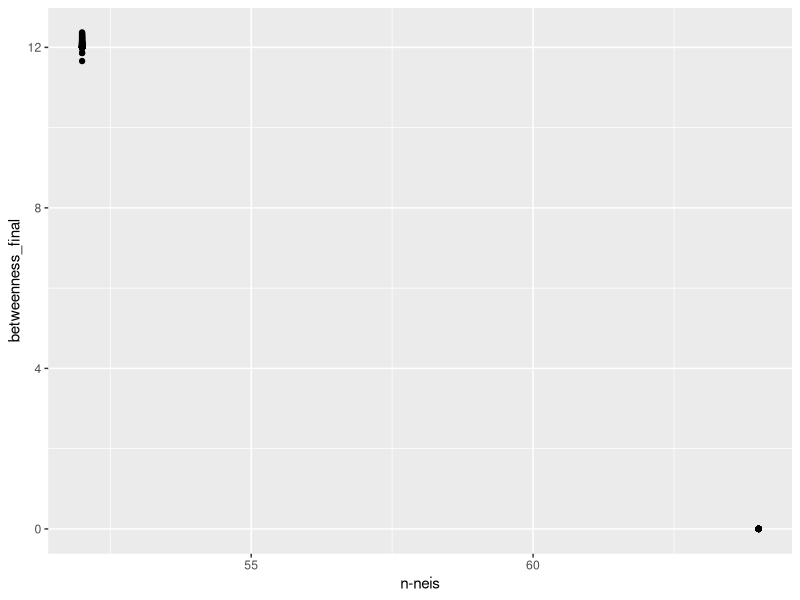
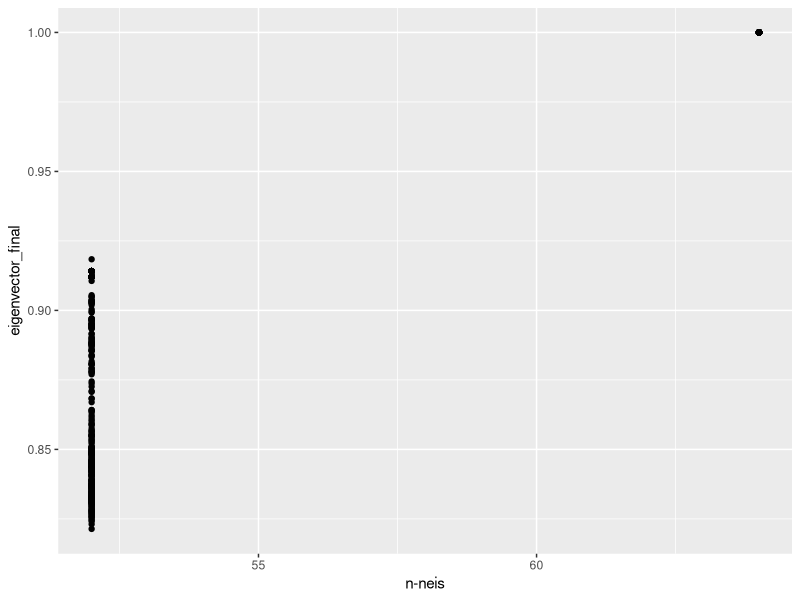
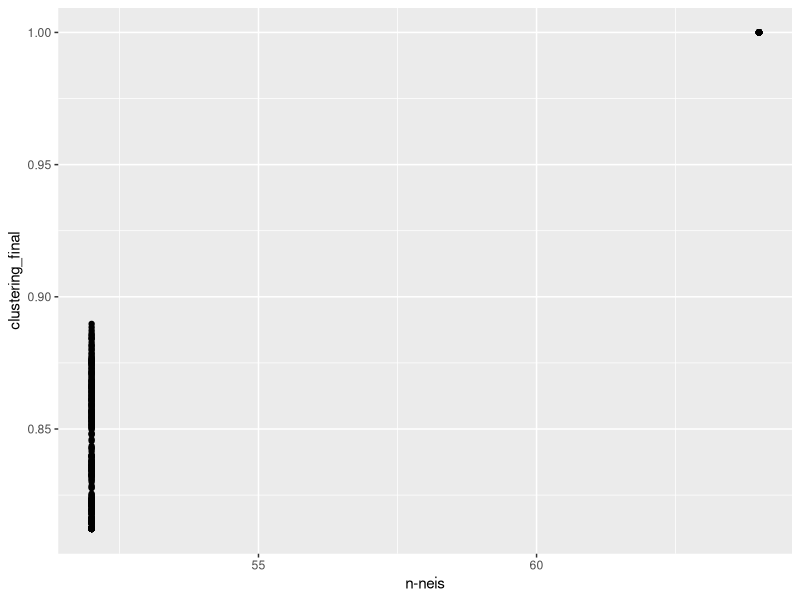
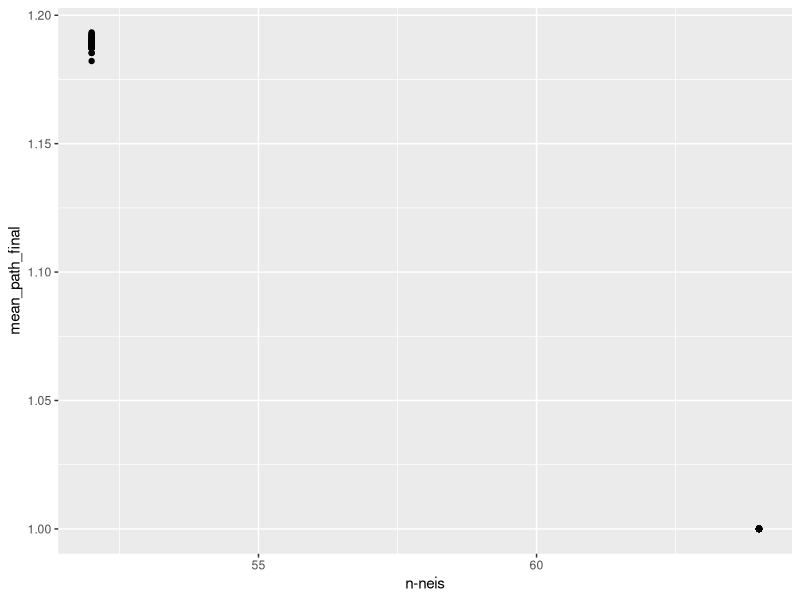
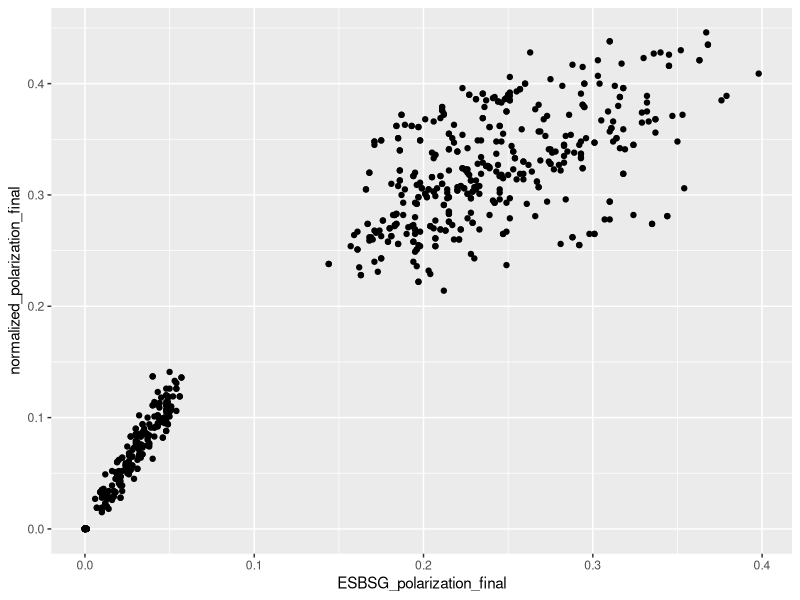
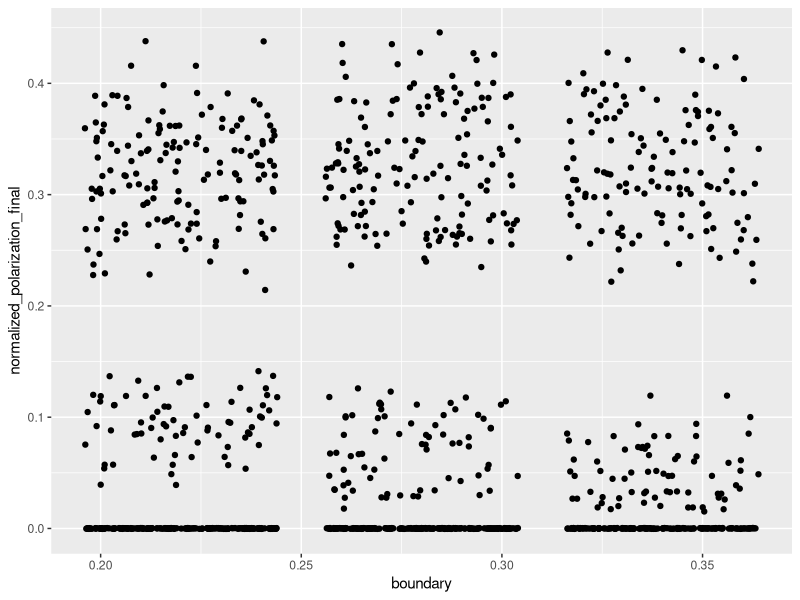
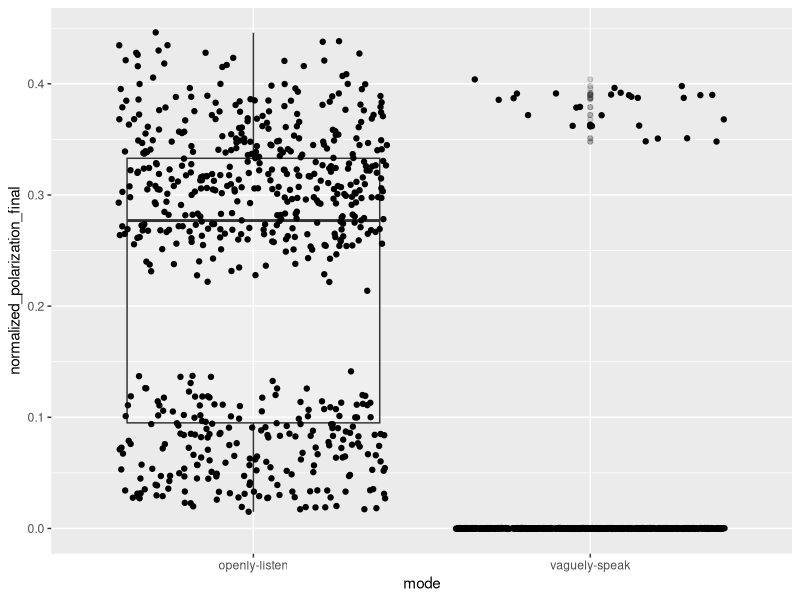
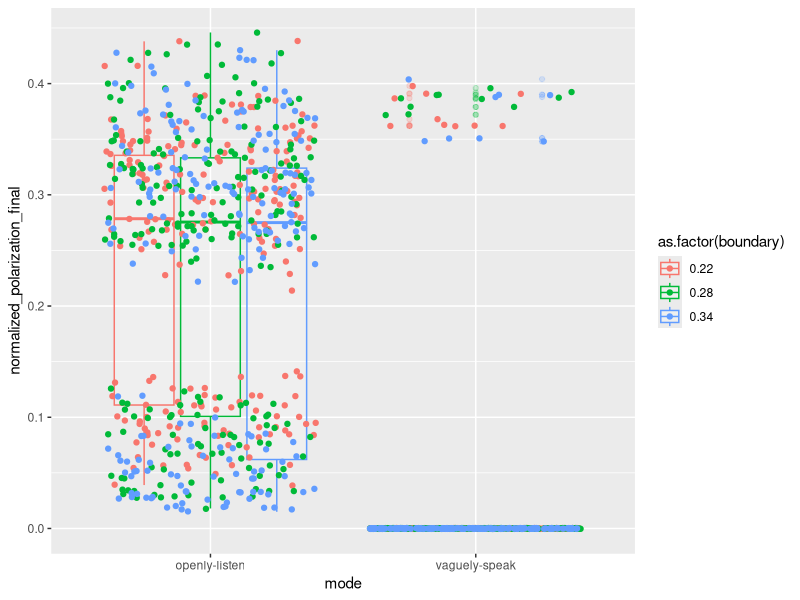

The R script that drew these images, in order:
#### Script analyzing results from the first real experiment with Spirals' project model

## Encoding: windows-1250
## Created:  2022-03-03 Francesco
## Edited:   2022-03-03 Francesco


## NOTES:
#
#



# Head --------------------------------------------------------------------

# Clearing all
rm(list = ls())

# Setting working directory
setwd("./Experiment/")
getwd()

# Packages
library(dplyr)
library(readr)
library(tidyr)
library(readxl)
library(writexl)
library(ggplot2)
library(knitr)


# My own functon for renaming in Tidyverse
prejmenuj = function(data, positions, new.names) {
  names(data)[positions] = new.names
  data
}



# Loading and cleaning data -----------------------------------------------

test = read_csv("speedTestingData.csv", skip = 6)

wrng = read_csv("wronglySpecifiedExperiment.csv", skip = 6)

res = read_csv("experiment01part01.csv", skip = 6)



# Some graphs -------------------------------------------------------------

ggplot(res, aes(x = `n-neis`, y = betweenness_final)) + geom_point()
ggplot(res, aes(x = `n-neis`, y = eigenvector_final)) + geom_point()
ggplot(res, aes(x = `n-neis`, y = clustering_final)) + geom_point()
ggplot(res, aes(x = `n-neis`, y = mean_path_final)) + geom_point()

ggplot(res, aes(y = normalized_polarization_final , x = ESBSG_polarization_final)) + geom_point()
summary(lm(normalized_polarization_final~ESBSG_polarization_final,res))

ggplot(res, aes(y = normalized_polarization_final , x = boundary)) + geom_jitter()
ggplot(res, aes(y = normalized_polarization_final , x = mode)) + geom_boxplot(alpha = 0.2) + geom_jitter()
ggplot(res, aes(y = normalized_polarization_final , x = mode, col = as.factor(boundary))) + geom_boxplot(alpha = 0.2) + geom_jitter()
ggplot(res, aes(y = normalized_polarization_final , x = mode, col = as.factor(id_threshold))) + geom_jitter()



